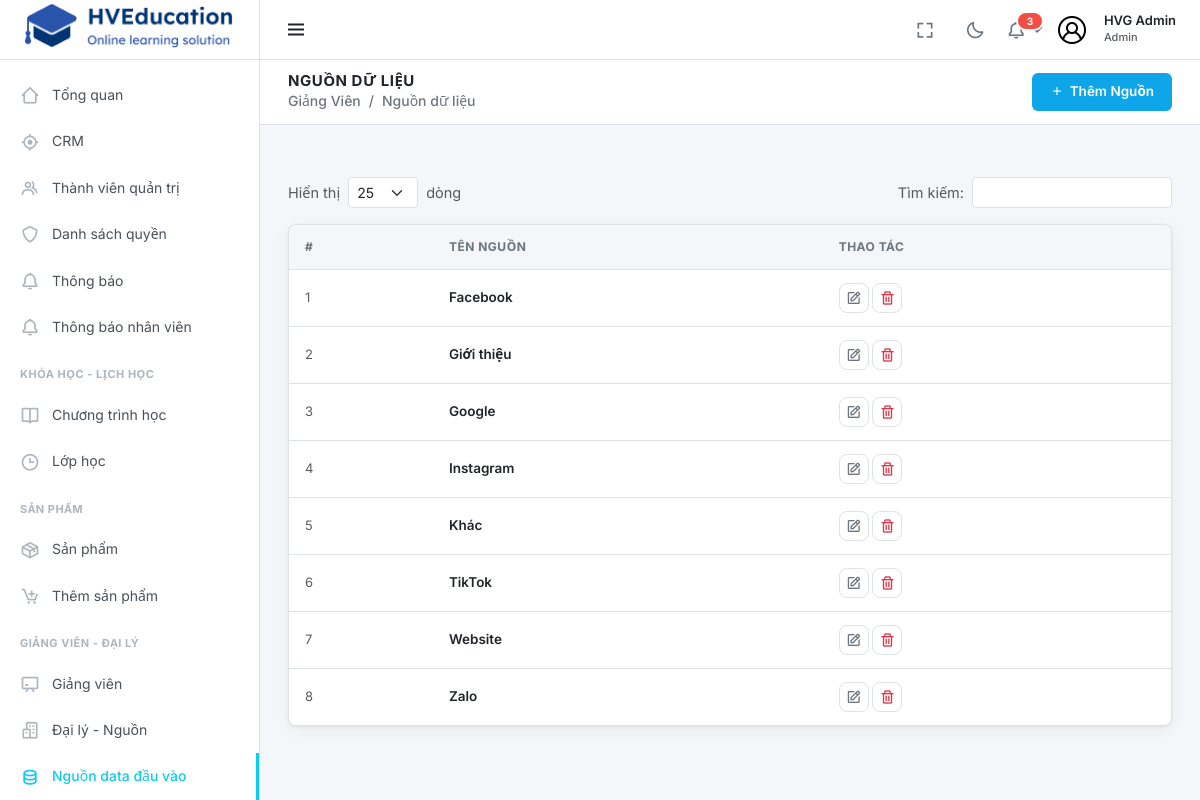
The page /admin/pages/instructors/data-sources.php (signed in) on the database its author committed.
### tables this page shows
CREATE TABLE `lead_sources` (
  `id` int(11) NOT NULL,
  `name` varchar(80) NOT NULL
);

### admin/pages/instructors/data-sources.php (called while the page is built, shortened)
<?php
require_once __DIR__ . '/../../../config/db.php';
try {
    $sources = $pdo->query("SELECT * FROM lead_sources ORDER BY name")->fetchAll();
} catch (Exception $e) { $sources = []; }
require_once __DIR__ . '/../../html/pages/instructors/data-sources.php';

### admin/html/pages/instructors/data-sources.php (the view, shortened to what this page needs)
<?php
require_once __DIR__ . '/../../layouts/header.php';
require_once __DIR__ . '/../../layouts/sidebar.php';
$pageAction = <<<HTML
<button class="btn-primary-custom" data-bs-toggle="modal" data-bs-target="#modalSource" onclick="resetSourceForm()">
    <i class='bx bx-plus'></i> Thêm Nguồn
</button>
HTML;
?>
<div class="main-area">
    <?php require_once __DIR__ . '/../../layouts/topbar.php'; ?>
    <main class="page-content">
        <div class="d-flex justify-content-between align-items-center mb-3">
            <div class="d-flex align-items-center gap-2 text-muted fs-14">
                <span>Hiển thị</span>
                <select class="form-select form-select-sm" style="width:70px; display:inline-block;">
                    <option value="25">25</option>
                </select>
                <span>dòng</span>
            </div>
            <div class="d-flex align-items-center gap-2 text-muted fs-14">
                <span>Tìm kiếm:</span>
                <input type="text" class="form-control form-control-sm" style="width:200px;" id="tableSearch">
            </div>
        </div>
        <div class="content-card">
            <div class="table-responsive">
                <table class="table table-custom" id="sourcesTable">
                    <thead>
                        <tr>
                            <th>#</th>
                            <th>Tên nguồn</th>
                            <th>Thao tác</th>
                        </tr>
                    </thead>
                    <tbody>
                        <?php if ($sources): foreach ($sources as $i => $s): ?>
                        <tr>
                            <td class="fs-13 text-muted"><?= $i+1 ?></td>
                            <td class="fw-semibold"><?= htmlspecialchars($s['name']) ?></td>
                            <td>
                                <button class="btn-icon" onclick="editSource(<?= htmlspecialchars(json_encode($s)) ?>)">
                                    <i class='bx bx-edit'></i>
                                </button>
                                <button class="btn-icon text-danger" onclick="deleteSource(<?= $s['id'] ?>)">
                                    <i class='bx bx-trash'></i>
                                </button>
                            </td>
                        </tr>
                        <?php endforeach; else: ?>
                        <tr><td colspan="3" class="text-center py-5 text-muted">Chưa có nguồn dữ liệu nào</td></tr>
                        <?php endif; ?>
                    </tbody>
                </table>
            </div>
        </div>
    </main>
</div>
<?php
require_once __DIR__ . '/../../layouts/footer.php';
?>

### admin/css/admin.css (style rules this page uses)
:root { --primary: #0ea5e9; --primary-dark: #0284c7; --primary-light: #e0f2fe; --accent: #00c09d; --accent-dark: #00a786; --success: #10b981; --warning: #f59e0b; --danger: #f87171; --danger-light: #fee2e2; --bg-main: #f4f6f9; --bg-card: #ffffff; --text-dark: #212529; --text-muted: #6c757d; --border: #dee2e6; --sidebar-w: 260px; --sidebar-w-col: 72px; --topbar-h: 60px; --radius-card: 8px; --radius-btn: 6px; --shadow-card: 0 1px 3px rgba(0, 0, 0, .06), 0 4px 16px rgba(0, 0, 0, .05); --shadow-top: 0 1px 4px rgba(0, 0, 0, .08); --transition: all 0.22s ease; }
*, *::before, *::after { box-sizing: border-box; }
body { font-family: 'Inter', system-ui, -apple-system, sans-serif; background: var(--bg-main); color: var(--text-dark); font-size: 14.5px; line-height: 1.6; margin: 0; overflow-x: hidden; }
.main-area { flex: 1; margin-left: var(--sidebar-w); min-height: 100vh; display: flex; flex-direction: column; transition: margin-left 0.22s ease; }
.page-content { padding: 28px 28px; flex: 1; }
.content-card { background: var(--bg-card); border-radius: var(--radius-card); box-shadow: var(--shadow-card); border: 1px solid var(--border); overflow: hidden; }
.btn-primary-custom { background: var(--primary); color: #fff; border: none; border-radius: var(--radius-btn); padding: 8px 18px; font-size: 13.5px; font-weight: 600; cursor: pointer; transition: var(--transition); display: inline-flex; align-items: center; gap: 6px; }
.table-custom { margin: 0; }
.table-custom thead th { background: var(--bg-main); border-bottom: 1px solid var(--border); font-size: 12px; font-weight: 700; text-transform: uppercase; letter-spacing: .5px; color: var(--text-muted); padding: 12px 16px; }
.table-custom tbody td { padding: 13px 16px; font-size: 13.5px; color: var(--text-dark); border-bottom: 1px solid var(--border); vertical-align: middle; }
.table-custom tbody tr:last-child td { border-bottom: none; }
.btn-icon { width: 30px; height: 30px; border-radius: 8px; border: 1px solid var(--border); background: transparent; display: inline-flex; align-items: center; justify-content: center; font-size: 16px; cursor: pointer; transition: var(--transition); color: var(--text-muted); }
.fw-semibold { font-weight: 600 !important; }
.fs-13 { font-size: 13px !important; }

### rows shown on the page
lead_sources: name "Facebook"
lead_sources: name "Giới thiệu"
lead_sources: name "Google"
lead_sources: name "Instagram"
lead_sources: name "Khác"
lead_sources: name "TikTok"
lead_sources: name "Website"
lead_sources: name "Zalo"

### other values the page prints
$item['label'] "Tổng quan"
$item['label'] "CRM"
$item['label'] "Thành viên quản trị"
$item['label'] "Danh sách quyền"
$item['label'] "Thông báo"
$item['label'] "Thông báo nhân viên"
$item['section'] "KHÓA HỌC - LỊCH HỌC"
$item['label'] "Chương trình học"
$item['label'] "Lớp học"
$item['section'] "SẢN PHẨM"
$item['label'] "Sản phẩm"
$item['label'] "Thêm sản phẩm"
$item['section'] "GIẢNG VIÊN - ĐẠI LÝ"
$item['label'] "Giảng viên"
$item['label'] "Đại lý - Nguồn"
